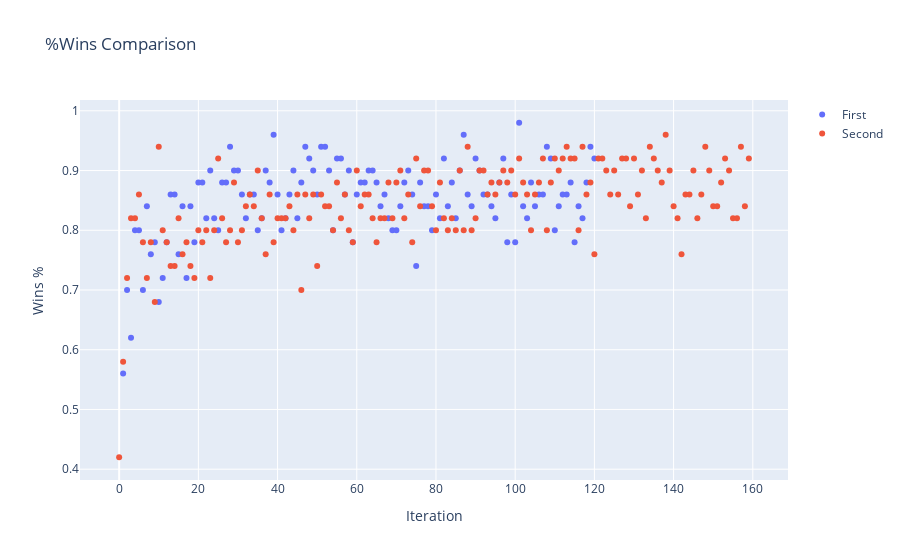

Notebook code for this chart:
### Markdown cell above
# Comparison between 1e-4 vs 1e-2

### Code cell
plot_wins_comparison(model4, model5)

### Figure 1 — Plotly figure (JSON) as saved in the notebook; plotly's stock layout.template omitted (floating-point values rounded to 4 significant figures; data arrays with more than 128 entries replaced by an {"elided": "..."} marker saying what was removed)
{"data": [{"mode": "markers", "name": "First", "type": "scatter", "x": [1, 2, 3, 4, 5, 6, 7, 8, 9, 10, 11, 12, 13, 14, 15, 16, 17, 18, 19, 20, 21, 22, 23, 24, 25, 26, 27, 28, 29, 30, 31, 32, 33, 34, 35, 36, 37, 38, 39, 40, 41, 42, 43, 44, 45, 46, 47, 48, 49, 50, 51, 52, 53, 54, 55, 56, 57, 58, 59, 60, 61, 62, 63, 64, 65, 66, 67, 68, 69, 70, 71, 72, 73, 74, 75, 76, 77, 78, 79, 80, 81, 82, 83, 84, 85, 86, 87, 88, 89, 90, 91, 92, 93, 94, 95, 96, 97, 98, 99, 100, 101, 102, 103, 104, 105, 106, 107, 108, 109, 110, 111, 112, 113, 114, 115, 116, 117, 118, 119, 120], "y": [0.56, 0.7, 0.62, 0.8, 0.8, 0.7, 0.84, 0.76, 0.78, 0.68, 0.72, 0.78, 0.86, 0.86, 0.76, 0.84, 0.72, 0.84, 0.78, 0.88, 0.88, 0.82, 0.9, 0.82, 0.8, 0.88, 0.88, 0.94, 0.9, 0.9, 0.86, 0.82, 0.86, 0.86, 0.8, 0.82, 0.9, 0.88, 0.96, 0.86, 0.8, 0.82, 0.86, 0.9, 0.82, 0.88, 0.94, 0.92, 0.9, 0.86, 0.94, 0.94, 0.9, 0.8, 0.92, 0.92, 0.86, 0.9, 0.78, 0.86, 0.88, 0.88, 0.9, 0.9, 0.88, 0.84, 0.86, 0.82, 0.8, 0.8, 0.84, 0.88, 0.9, 0.86, 0.74, 0.88, 0.84, 0.84, 0.8, 0.86, 0.82, 0.92, 0.84, 0.88, 0.82, 0.9, 0.96, 0.86, 0.84, 0.92, 0.9, 0.86, 0.86, 0.84, 0.82, 0.88, 0.92, 0.78, 0.86, 0.78, 0.98, 0.84, 0.82, 0.88, 0.84, 0.86, 0.86, 0.94, 0.92, 0.8, 0.84, 0.86, 0.86, 0.88, 0.78, 0.84, 0.82, 0.88, 0.94, 0.92]}, {"mode": "markers", "name": "Second", "type": "scatter", "x": {"elided": "160 int values"}, "y": {"elided": "160 float values"}}], "layout": {"coloraxis": {"colorbar": {"dtick": 5, "len": 200, "lenmode": "pixels", "thickness": 50, "thicknessmode": "pixels", "ticks": "outside", "ticksuffix": "%", "title": {"text": "%CR"}, "y": 1, "yanchor": "top"}}, "title": {"text": "%Wins Comparison"}, "xaxis": {"title": {"text": "Iteration"}}, "yaxis": {"title": {"text": "Wins %"}}}}
